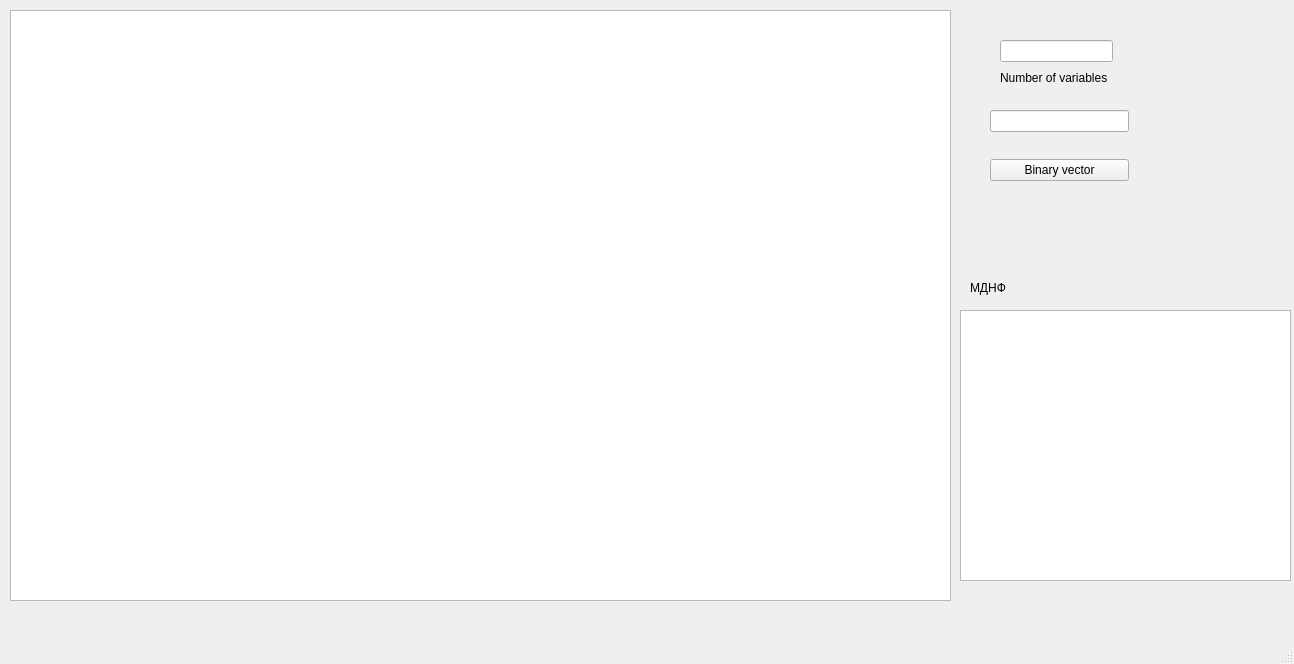
<?xml version="1.0" encoding="UTF-8"?>
<ui version="4.0">
 <class>MainWindow</class>
 <widget class="QMainWindow" name="MainWindow">
  <property name="geometry">
   <rect>
    <x>0</x>
    <y>0</y>
    <width>1294</width>
    <height>664</height>
   </rect>
  </property>
  <property name="windowTitle">
   <string>MainWindow</string>
  </property>
  <widget class="QWidget" name="centralwidget">
   <widget class="QTableWidget" name="tableWidget">
    <property name="geometry">
     <rect>
      <x>10</x>
      <y>10</y>
      <width>941</width>
      <height>591</height>
     </rect>
    </property>
   </widget>
   <widget class="QLabel" name="label">
    <property name="geometry">
     <rect>
      <x>970</x>
      <y>280</y>
      <width>55</width>
      <height>16</height>
     </rect>
    </property>
    <property name="contextMenuPolicy">
     <enum>Qt::PreventContextMenu</enum>
    </property>
    <property name="text">
     <string>МДНФ</string>
    </property>
   </widget>
   <widget class="QTextEdit" name="textEdit">
    <property name="geometry">
     <rect>
      <x>960</x>
      <y>310</y>
      <width>331</width>
      <height>271</height>
     </rect>
    </property>
   </widget>
   <widget class="QWidget" name="layoutWidget">
    <property name="geometry">
     <rect>
      <x>990</x>
      <y>110</y>
      <width>139</width>
      <height>71</height>
     </rect>
    </property>
    <layout class="QVBoxLayout" name="verticalLayout">
     <item>
      <widget class="QLineEdit" name="lineEdit"/>
     </item>
     <item>
      <spacer name="verticalSpacer">
       <property name="orientation">
        <enum>Qt::Vertical</enum>
       </property>
       <property name="sizeHint" stdset="0">
        <size>
         <width>20</width>
         <height>18</height>
        </size>
       </property>
      </spacer>
     </item>
     <item>
      <widget class="QPushButton" name="pushButton_2">
       <property name="text">
        <string>Binary vector</string>
       </property>
      </widget>
     </item>
    </layout>
   </widget>
   <widget class="QLabel" name="label_2">
    <property name="geometry">
     <rect>
      <x>1000</x>
      <y>70</y>
      <width>121</width>
      <height>16</height>
     </rect>
    </property>
    <property name="text">
     <string>Number of variables</string>
    </property>
   </widget>
   <widget class="QLineEdit" name="lineEdit_3">
    <property name="geometry">
     <rect>
      <x>1000</x>
      <y>40</y>
      <width>113</width>
      <height>22</height>
     </rect>
    </property>
   </widget>
  </widget>
  <widget class="QMenuBar" name="menubar">
   <property name="geometry">
    <rect>
     <x>0</x>
     <y>0</y>
     <width>1294</width>
     <height>26</height>
    </rect>
   </property>
  </widget>
  <widget class="QStatusBar" name="statusbar"/>
 </widget>
 <resources/>
 <connections/>
</ui>
